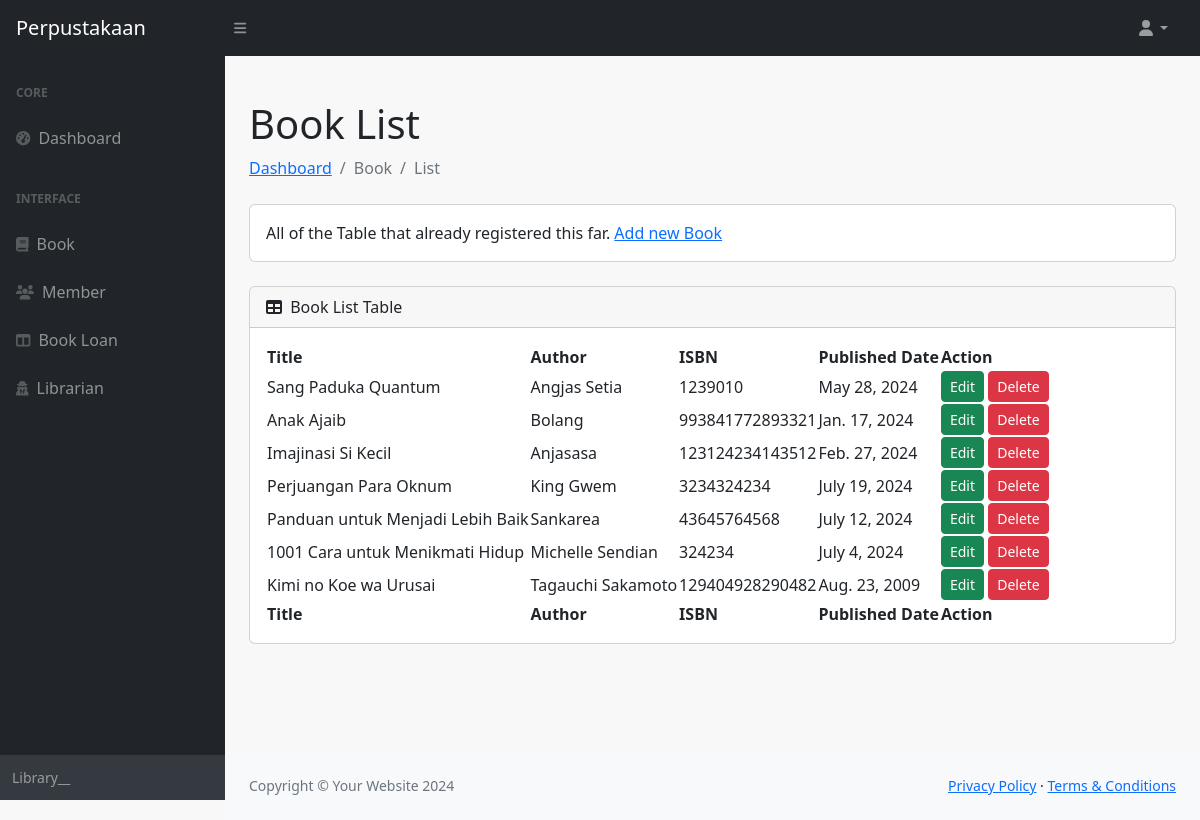
/book/list, run on the app's committed database.
### book/models.py (models this page shows, shortened)
class Book(models.Model):
    title = models.CharField(max_length=50)
    author = models.CharField(max_length=25)
    isbn = models.CharField(max_length=15)
    published_date = models.DateField()
    class Meta:
        db_table = 'book'

### book/views.py (the view)
# urls.py: path('book/list', display_book, name = 'book_list'),
def display_book(request):
    book_list = Book.objects.all()
    context = {'book_list':book_list}
    return render(request, 'book_list.html', context)

### book/templates/book_list.html (shortened to what this page needs)
{% extends 'base.html' %}
{% block content%}
    <div class="container-fluid px-4">
        <h1 class="mt-4">Book List</h1>
        <ol class="breadcrumb mb-4">
            <li class="breadcrumb-item"><a href="/home">Dashboard</a></li>
            <li class="breadcrumb-item active">Book</li>
            <li class="breadcrumb-item active">List</li>
        </ol>
        <div class="card mb-4">
            <div class="card-body">
                All of the Table that already registered this far. <a href='/book/add'>Add new Book</a>
            </div>
        </div>
        <div class="card mb-4">
            <div class="card-header">
                <i class="fas fa-table me-1"></i>
                Book List Table
            </div>
            <div class="card-body">
                <table id="datatablesSimple">
                    <thead>
                        <tr>
                            <th>Title</th>
                            <th>Author</th>
                            <th>ISBN</th>
                            <th>Published Date</th>
                            <th>Action</th>
                        </tr>
                    </thead>
                    <tfoot>
                        <tr>
                            <th>Title</th>
                            <th>Author</th>
                            <th>ISBN</th>
                            <th>Published Date</th>
                            <th>Action</th>
                        </tr>
                    </tfoot>
                    <tbody>
                        {% for book in book_list%}
                        <tr>
                            <td>{{book.title}}</td>
                            <td>{{book.author}}</td>
                            <td>{{book.isbn}}</td>
                            <td>{{book.published_date}}</td>
                            <td>
                                <a href = {% url 'edit_book' book.id%} class="btn btn-success btn-sm">Edit</a>
                                <a href = {% url 'delete_book' book.id %} class="btn btn-danger btn-sm">Delete</a>
                            </td>
                        </tr>
                        {% endfor %}
                    </tbody>
                </table>
            </div>
        </div>
    </div>
{% endblock content%}

### library_django/templates/base.html (shortened to what this page needs)
<!DOCTYPE html>
<html lang="en">
    <head>
        <link href="/static/css/styles.css" rel="stylesheet" />
    </head>
    <body class="sb-nav-fixed">
        <nav class="sb-topnav navbar navbar-expand navbar-dark bg-dark">
            <a class="navbar-brand ps-3" href="/home">Perpustakaan</a>
            <button class="btn btn-link btn-sm order- order-lg-0 me-4 me-lg-0" id="sidebarToggle" href="#!"><i class="fas fa-bars"></i></button>
            <ul class="navbar-nav ms-auto ms-md-0 me-3 me-lg-4">
                <li class="nav-item dropdown">
                    <a class="nav-link dropdown-toggle" id="navbarDropdown" href="#" role="button" data-bs-toggle="dropdown" aria-expanded="false"><i class="fas fa-user fa-fw"></i></a>
                </li>
            </ul>
        </nav>
        <div id="layoutSidenav">
            <div id="layoutSidenav_nav">
                <nav class="sb-sidenav accordion sb-sidenav-dark" id="sidenavAccordion">
                    <div class="sb-sidenav-menu">
                        <div class="nav">
                            <div class="sb-sidenav-menu-heading">Core</div>
                            <a class="nav-link" href="/home">
                                <div class="sb-nav-link-icon"><i class="fas fa-tachometer-alt"></i></div>
                                Dashboard
                            </a>
                            <div class="sb-sidenav-menu-heading">Interface</div>
                            <a class="nav-link" href="/book/list">
                                <div class="sb-nav-link-icon"><i class="fas fa-book"></i></div>
                                Book
                            </a>
                            <a class="nav-link" href="/member/list">
                                <div class="sb-nav-link-icon"><i class="fas fa-users"></i></div>
                                Member
                            </a>
                            <a class="nav-link" href="/bookloan/list">
                                <div class="sb-nav-link-icon"><i class="fas fa-columns"></i></div>
                                Book Loan
                            </a>
                            <a class="nav-link" href="/librarian/list">
                                <div class="sb-nav-link-icon"><i class="fas fa-user-secret"></i></div>
                                Librarian
                            </a>
                        </div>
                    </div>
                    <div class="sb-sidenav-footer">
                        <div class="small">Library__</div>
                    </div>
                </nav>
            </div>
            <div id="layoutSidenav_content">
              {% block content%}
              {% endblock content %}
                <footer class="py-4 bg-light mt-auto">
                    <div class="container-fluid px-4">
                        <div class="d-flex align-items-center justify-content-between small">
                            <div class="text-muted">Copyright &copy; Your Website 2024</div>
                            <div>
                                <a href="#">Privacy Policy</a>
                                &middot;
                                <a href="#">Terms &amp; Conditions</a>
                            </div>
                        </div>
                    </div>
                </footer>
    </body>
</html>

### data on the page
Book: title "Sang Paduka Quantum", author "Angjas Setia", isbn "1239010", published_date "May 28, 2024"
Book: title "Anak Ajaib", author "Bolang", isbn "993841772893321", published_date "Jan. 17, 2024"
Book: title "Imajinasi Si Kecil", author "Anjasasa", isbn "123124234143512", published_date "Feb. 27, 2024"
Book: title "Perjuangan Para Oknum", author "King Gwem", isbn "3234324234", published_date "July 19, 2024"
Book: title "Panduan untuk Menjadi Lebih Baik", author "Sankarea", isbn "43645764568", published_date "July 12, 2024"
Book: title "1001 Cara untuk Menikmati Hidup", author "Michelle Sendian", isbn "324234", published_date "July 4, 2024"
Book: title "Kimi no Koe wa Urusai", author "Tagauchi Sakamoto", isbn "129404928290482", published_date "Aug. 23, 2009"
